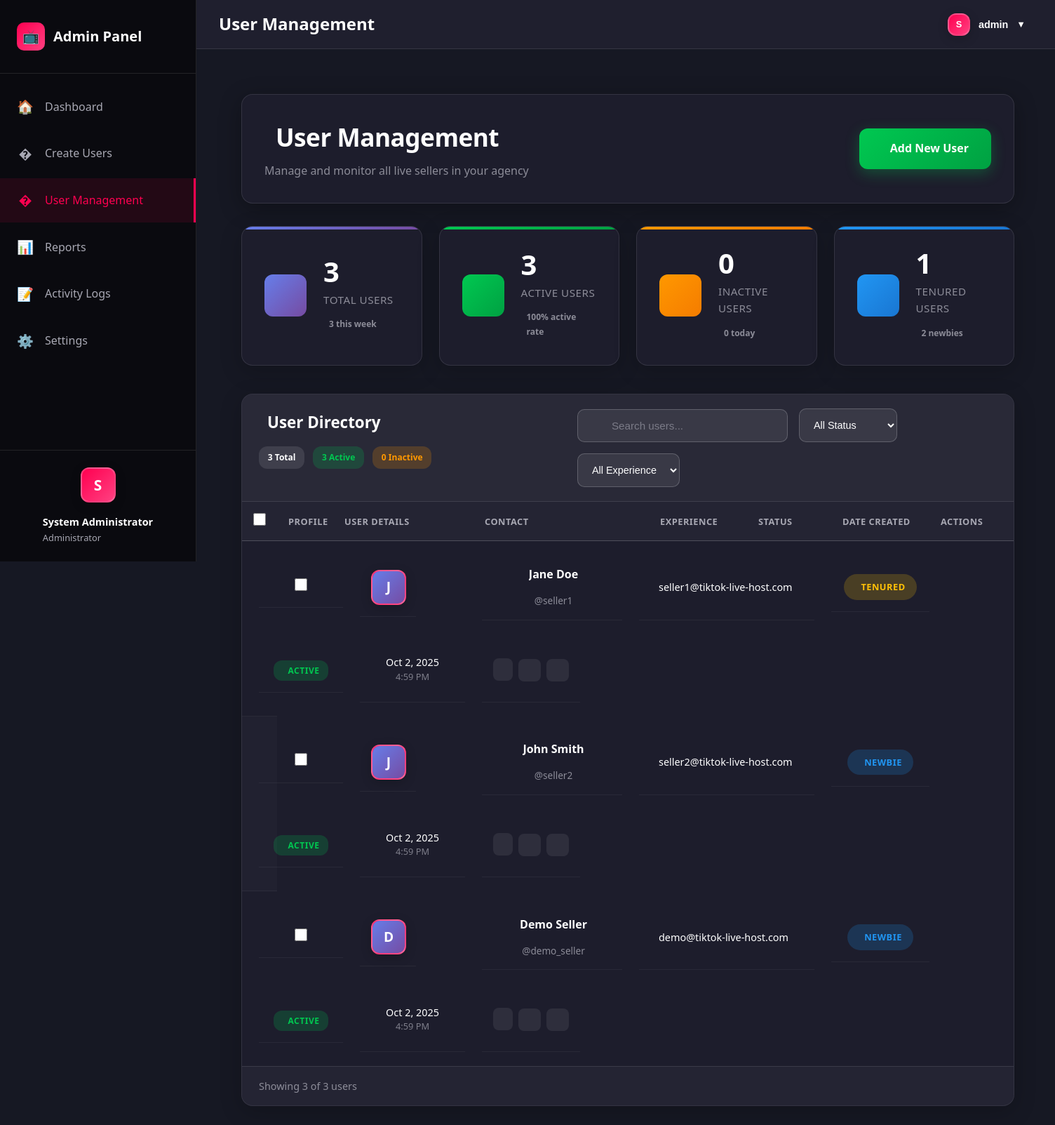
/admin/user-management.php (signed in), run on the app's committed database.
### tables this page shows
CREATE TABLE `users` (
    `id` int(11) NOT NULL AUTO_INCREMENT,
    `username` varchar(50) NOT NULL UNIQUE,
    `email` varchar(100) NOT NULL UNIQUE,
    `password` varchar(255) NOT NULL,
    `role` enum('admin', 'live_seller') NOT NULL DEFAULT 'live_seller',
    `full_name` varchar(100) NOT NULL,
    `profile_image` varchar(255) DEFAULT NULL,
    `experience_status` enum('newbie', 'tenured') DEFAULT 'newbie',
    `status` enum('active', 'inactive', 'suspended') NOT NULL DEFAULT 'active',
    `created_at` timestamp NOT NULL DEFAULT CURRENT_TIMESTAMP,
    `updated_at` timestamp NOT NULL DEFAULT CURRENT_TIMESTAMP ON UPDATE CURRENT_TIMESTAMP,
    PRIMARY KEY (`id`),
    KEY `idx_username` (`username`),
    KEY `idx_email` (`email`),
    KEY `idx_role` (`role`),
    KEY `idx_status` (`status`),
    KEY `idx_experience_status` (`experience_status`)
);

### admin/user-management.php (the view, shortened to what the rows shown need)
<?php
$page_title = "User Management";
require_once __DIR__ . '/../includes/functions.php';
$filter_status = $_GET['status'] ?? 'all';
$search_query = $_GET['search'] ?? '';
include __DIR__ . '/layout/header.php';
?>
<div class="user-management-page">
    <div class="page-header-section">
        <div class="header-content">
            <h1><i class="fas fa-users-cog"></i> User Management</h1>
        </div>
    </div>
    <?php
    $db = getDB();
    ?>
    <div class="user-table-section">
        <div class="table-header">
            <div class="table-title">
                <h2><i class="fas fa-table"></i> User Directory</h2>
            </div>
        </div>
        <div class="table-wrapper">
            <?php
            $where_conditions = ["role = 'live_seller'"];
            $params = [];
            $where_clause = implode(' AND ', $where_conditions);
            $stmt = $db->prepare("SELECT * FROM users WHERE {$where_clause} ORDER BY created_at DESC");
            $stmt->execute($params);
            $users = $stmt->fetchAll();
            if (empty($users)): ?>
                <div class="empty-state">
                    <div class="empty-icon">
                        <i class="fas fa-users"></i>
                    </div>
                    <h3>No Users Found</h3>
                    <p>
                        <?php if (!empty($search_query) || $filter_status !== 'all'): ?>
                            No users match your search criteria. Try adjusting your filters.
                        <?php else: ?>
                            Get started by creating your first user account.
                        <?php endif; ?>
                    </p>
                    <?php if (empty($search_query) && $filter_status === 'all'): ?>
                        <a href="users.php" class="btn btn-primary">
                            <i class="fas fa-plus"></i>
                            Create First User
                        </a>
                    <?php else: ?>
                        <button onclick="clearFilters()" class="btn btn-secondary">
                            <i class="fas fa-filter"></i>
                            Clear Filters
                        </button>
                    <?php endif; ?>
                </div>
            <?php else: ?>
                <table class="users-table">
                    <thead>
                        <tr>
                            <th class="col-select">
                                <input type="checkbox" id="selectAll" onchange="toggleSelectAll()">
                            </th>
                            <th class="col-profile">Profile</th>
                            <th class="col-name">User Details</th>
                            <th class="col-email">Contact</th>
                            <th class="col-experience">Experience</th>
                            <th class="col-status">Status</th>
                            <th class="col-date">Date Created</th>
                            <th class="col-actions">Actions</th>
                        </tr>
                    </thead>
                    <tbody>
                        <?php foreach ($users as $user): ?>
                            <tr class="user-row <?php echo $user['status']; ?>" data-user-id="<?php echo $user['id']; ?>">
                                <td class="select-cell">
                                    <input type="checkbox"
                                           class="user-checkbox"
                                           name="selected_users[]"
                                           value="<?php echo $user['id']; ?>"
                                           onchange="updateSelection()">
                                </td>
                                <td class="profile-cell">
                                    <div class="user-avatar">
                                        <?php if ($user['profile_image'] && file_exists(__DIR__ . '/../' . $user['profile_image'])): ?>
                                            <img src="../<?php echo htmlspecialchars($user['profile_image']); ?>"
                                                 alt="<?php echo htmlspecialchars($user['full_name']); ?>">
                                        <?php else: ?>
                                            <div class="avatar-placeholder">
                                                <?php echo strtoupper(substr($user['full_name'], 0, 1)); ?>
                                            </div>
                                        <?php endif; ?>
                                    </div>
                                </td>
                                <td class="name-cell">
                                    <div class="user-info">
                                        <div class="full-name"><?php echo htmlspecialchars($user['full_name']); ?></div>
                                        <div class="username">@<?php echo htmlspecialchars($user['username']); ?></div>
                                    </div>
                                </td>
                                <td class="email-cell">
                                    <div class="email-info">
                                        <span><?php echo htmlspecialchars($user['email']); ?></span>
                                    </div>
                                </td>
                                <td class="experience-cell">
                                    <span class="experience-badge <?php echo htmlspecialchars($user['experience_status'] ?? 'not-set'); ?>">
                                        <?php echo ucfirst($user['experience_status'] ?? 'Not Set'); ?>
                                    </span>
                                </td>
                                <td class="status-cell">
                                    <span class="status-badge <?php echo htmlspecialchars($user['status']); ?>">
                                        <?php echo ucfirst($user['status']); ?>
                                    </span>
                                </td>
                                <td class="date-cell">
                                    <div class="date-info">
                                        <div class="date"><?php echo date('M j, Y', strtotime($user['created_at'])); ?></div>
                                        <div class="time"><?php echo date('g:i A', strtotime($user['created_at'])); ?></div>
                                    </div>
                                </td>
                                <td class="actions-cell">
                                    <div class="action-buttons">
                                        <a href="?edit=<?php echo $user['id']; ?>"
                                           class="action-btn edit-btn"
                                           title="Edit User"
                                           data-tooltip="Edit User">
                                        </a>
                                        <form method="POST" class="action-form" onsubmit="return confirm('Are you sure you want to <?php echo ($user['status'] === 'active') ? 'deactivate' : 'activate'; ?> this user?')">
                                            <button type="submit"
                                                    class="action-btn status-btn"
                                                    title="<?php echo ($user['status'] === 'active') ? 'Deactivate' : 'Activate'; ?> User"
                                                    data-tooltip="<?php echo ($user['status'] === 'active') ? 'Deactivate' : 'Activate'; ?> User">
                                            </button>
                                        </form>
                                        <form method="POST" class="action-form" onsubmit="return confirm('Are you sure you want to delete this user? This action cannot be undone.')">
                                            <button type="submit"
                                                    class="action-btn delete-btn"
                                                    title="Delete User"
                                                    data-tooltip="Delete User">
                                            </button>
                                        </form>
                                    </div>
                                </td>
                            </tr>
                        <?php endforeach; ?>
                    </tbody>
                </table>
            <?php endif; ?>
        </div>
    </div>
</div>
<?php include __DIR__ . '/layout/footer.php'; ?>

### admin/layout/header.php (shortened to what the rows shown need)
<?php
$current_user = get_logged_in_user();
?>
<!DOCTYPE html>
<html lang="en">
<head>
    <link rel="stylesheet" href="../assets/css/style.css">
    <link rel="stylesheet" href="../assets/css/admin.css">
</head>
<body class="admin-layout">
    <aside class="sidebar">
        <div class="sidebar-footer">
            <div class="user-info">
                <div class="user-avatar">
                    <?php echo strtoupper(substr($current_user['full_name'], 0, 1)); ?>
                </div>
                <div class="user-details">
                    <p class="user-name"><?php echo htmlspecialchars($current_user['full_name']); ?></p>
                    <p class="user-role">Administrator</p>
                </div>
            </div>
        </div>
    </aside>
    <main class="main-content">
        <header class="topbar">
            <div class="topbar-left">
                <h1 class="page-title"><?php echo isset($page_title) ? $page_title : 'Admin Panel'; ?></h1>
            </div>
            <div class="topbar-right">
                <div class="topbar-actions">
                    <div class="user-menu">
                        <button class="user-menu-toggle" id="userMenuToggle">
                            <div class="user-avatar">
                                <?php echo strtoupper(substr($current_user['full_name'], 0, 1)); ?>
                            </div>
                            <span class="user-name"><?php echo htmlspecialchars($current_user['username']); ?></span>
                            <span class="dropdown-arrow">▼</span>
                        </button>
                    </div>
                </div>
            </div>
        </header>
        <div class="content-wrapper">

### data on the page
users: full_name "S", full_name "System Administrator", username "admin"
users: full_name "J", full_name "Jane Doe", username "seller1", email "seller1@tiktok-live-host.com", experience_status "TENURED", status "ACTIVE", created_at "Oct 2, 2025", created_at "4:59 PM"
users: full_name "J", full_name "John Smith", username "seller2", email "seller2@tiktok-live-host.com", experience_status "NEWBIE", status "ACTIVE", created_at "Oct 2, 2025", created_at "4:59 PM"
users: full_name "D", full_name "Demo Seller", username "demo_seller", email "demo@tiktok-live-host.com", experience_status "NEWBIE", status "ACTIVE", created_at "Oct 2, 2025", created_at "4:59 PM"

### other printed values
$page_title "User Management"
$stats['total_users'] "3"
$stats['week_registrations'] "3"
$stats['active_users'] "3"
$active_rate "100"
$stats['inactive_users'] "0"
$stats['today_registrations'] "0"
$stats['tenured_users'] "1"
$stats['newbie_users'] "2"
count($users) "3"
